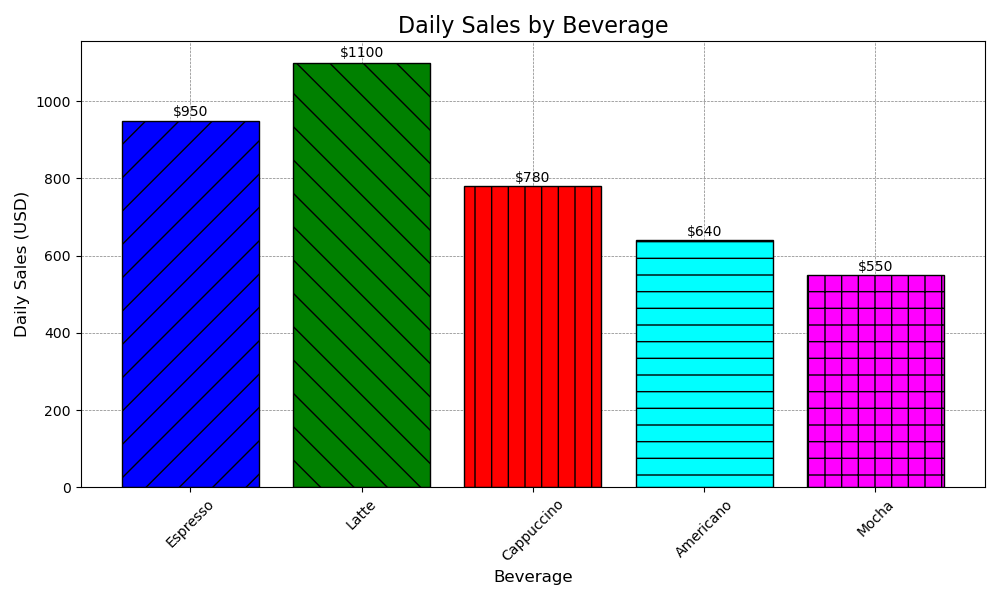

The Python source for this figure:

import matplotlib.pyplot as plt

# Given table data
data = [
    {'Beverage': 'Espresso', 'Daily Sales (USD)': 950},
    {'Beverage': 'Latte', 'Daily Sales (USD)': 1100},
    {'Beverage': 'Cappuccino', 'Daily Sales (USD)': 780},
    {'Beverage': 'Americano', 'Daily Sales (USD)': 640},
    {'Beverage': 'Mocha', 'Daily Sales (USD)': 550}
]

# Extracting 'Beverage' and 'Daily Sales (USD)' values
beverages = [item['Beverage'] for item in data]
sales = [item['Daily Sales (USD)'] for item in data]

# Creating a bar chart
fig, ax = plt.subplots(figsize=(10, 6))  # Set the figure size

# Creating the bars with differentiated colors and a pattern
colors = ['blue', 'green', 'red', 'cyan', 'magenta']
patterns = ['/', '\\', '|', '-', '+']

bars = ax.bar(beverages, sales, color=colors, edgecolor='black')

# Adding patterns to the bars
for bar, pattern in zip(bars, patterns):
    bar.set_hatch(pattern)

# Adding labels and title
ax.set_xlabel('Beverage', fontsize=12)
ax.set_ylabel('Daily Sales (USD)', fontsize=12)
ax.set_title('Daily Sales by Beverage', fontsize=16)

# Adding a grid
ax.grid(True, which='major', linestyle='--', linewidth=0.5, color='grey')
ax.set_axisbelow(True)

# Annotating the bar chart with the sales values
for i, rect in enumerate(bars):
    height = rect.get_height()
    ax.text(rect.get_x() + rect.get_width()/2., 1.005*height,
            f'${sales[i]}', ha='center', va='bottom')

# Rotating the x-axis labels for better readability
plt.xticks(rotation=45)

# Showing the plot
plt.tight_layout()
plt.show()
